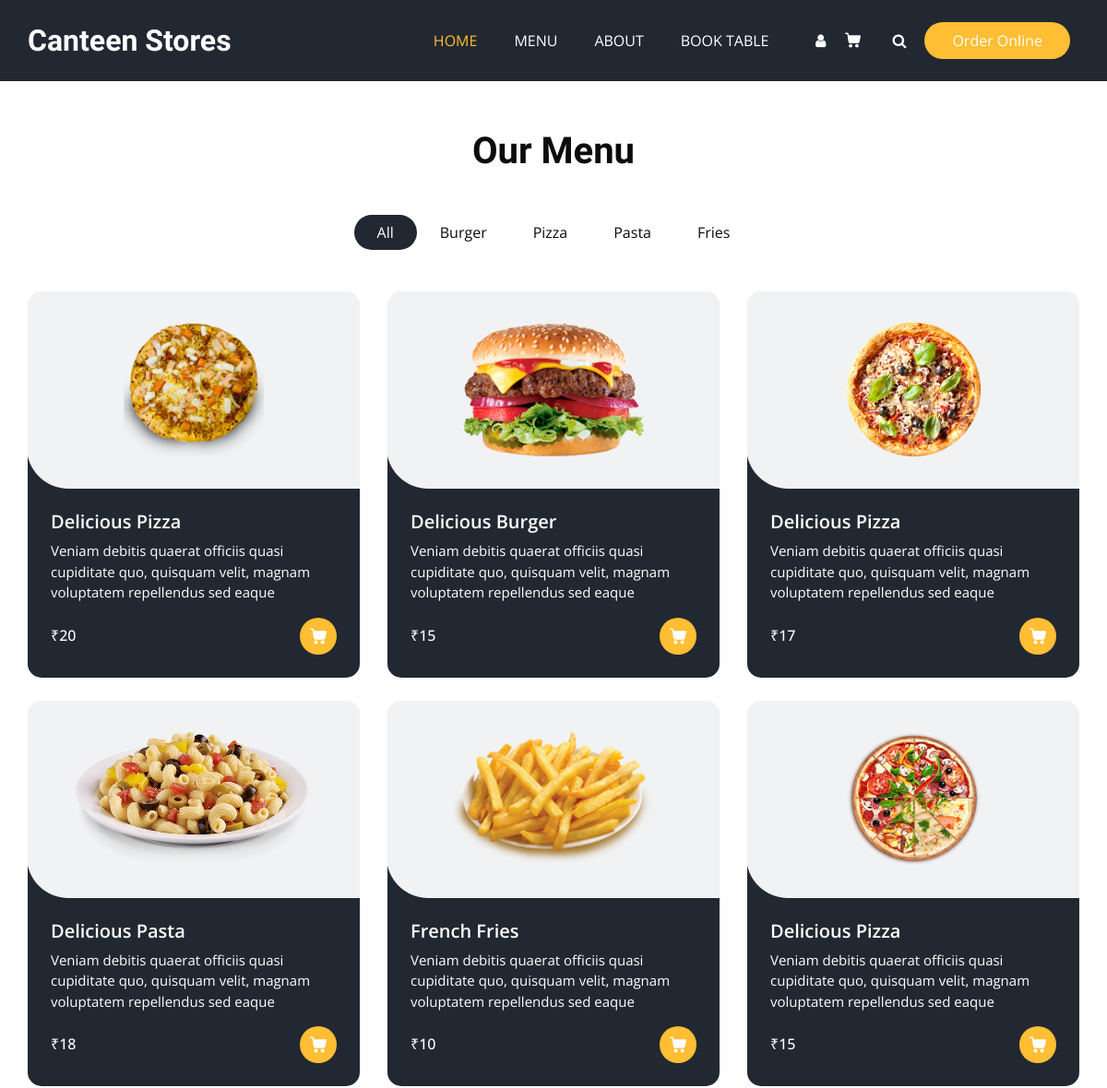
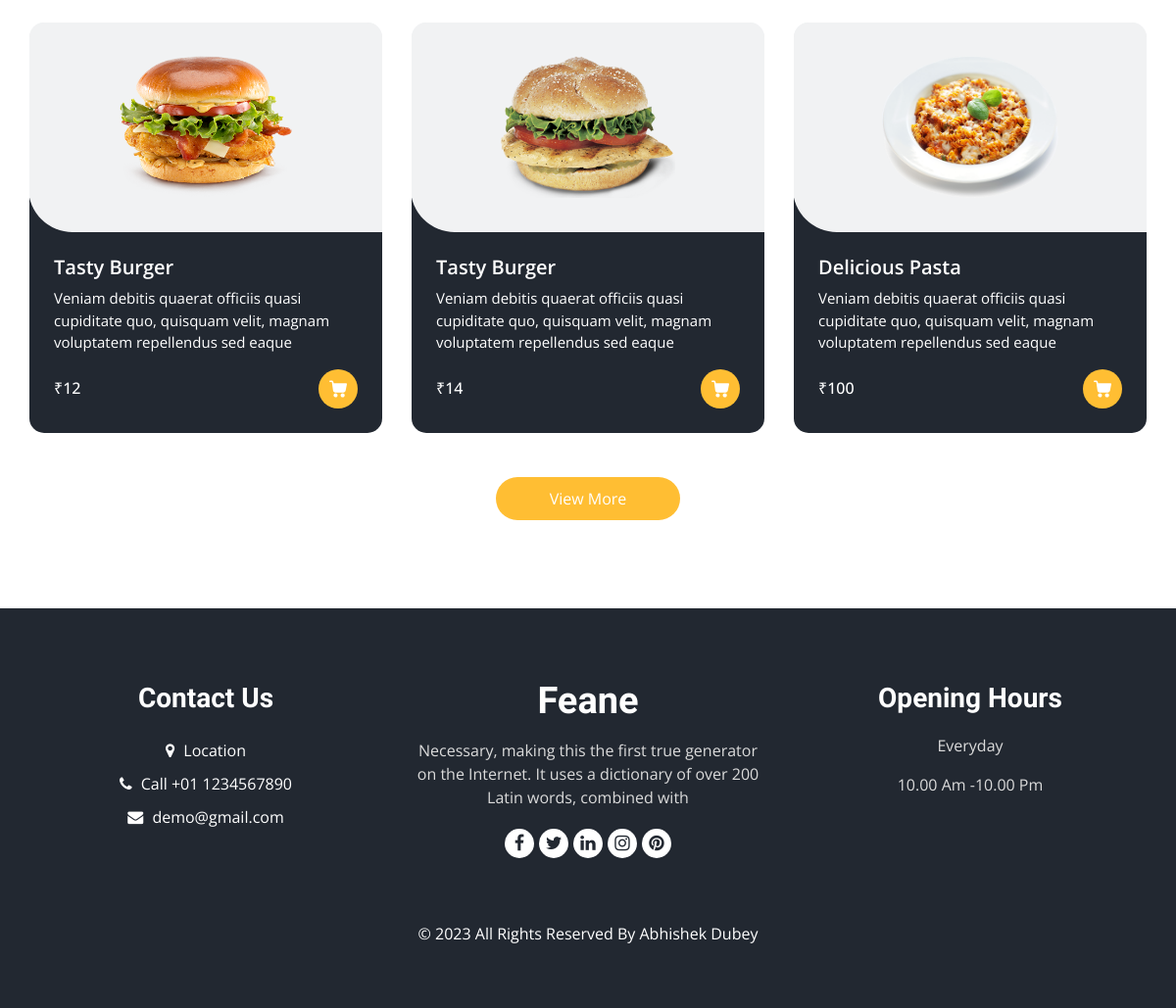
The app's page /menu/ with its own data (2 pictures, top to bottom).
### Home_App/models.py (models this page shows, shortened)
class Items(models.Model):
    Title = models.CharField(max_length=55)
    Type = models.CharField(max_length=10, default='')
    Decription = models.TextField(max_length=250)
    Price = models.IntegerField()
    Quantity = models.IntegerField(default=0)
    Image = models.FileField(upload_to='items_image/', max_length=250, null=True, default=None)

### Home_App/views.py (the view, shortened to what this page needs)
# urls.py: path('menu/', hv.menu, name='menu'),
def menu(request):
    global order_item
    data = {
        'title' : 'Canteen Menu',
        'active_user' : Active_User
    }
    query_data = Items.objects.all()
    return render(request, 'menu.html', {'data': data, 'query_data': query_data})

### Template/menu.html (shortened to what this page needs)
{% extends 'main.html' %}
{% load static %}
{% block main %}
<section class="food_section layout_padding-bottom">
  <div class="container">
    <div class="heading_container heading_center">
      <h2>
        Our Menu
      </h2>
    </div>
    <ul class="filters_menu">
      <li class="active" data-filter="*">All</li>
      <li data-filter=".burger">Burger</li>
      <li data-filter=".pizza">Pizza</li>
      <li data-filter=".pasta">Pasta</li>
      <li data-filter=".fries">Fries</li>
    </ul>
    <div class="filters-content">
      <div class="row grid">
        {% for item in query_data %}
        <div class="col-sm-6 col-lg-4 all {{ item.Type }}">
          <div class="box">
            <div>
              <div class="img-box">
                <img src="/media/{{ item.Image }}" alt="">
              </div>
              <div class="detail-box">
                <h5>
                  {{ item.Title }}
                </h5>
                <p>
                  {{ item.Decription }}
                </p>
                <div class="options">
                  <h6>
                    ₹{{ item.Price }}
                  </h6>
                  <form action="{% url 'menu' %}" method="POST">
                    {% if data.active_user %}
                    <button name="show_svg" value="{{ item.id }}">
                      {% else %}
                      <button name="show_svg" value="not_active">
                        {% endif %}
                      </button>
                  </form>
                </div>
              </div>
            </div>
          </div>
        </div>
        {% endfor %}
      </div>
    </div>
    <div class="btn-box">
      <a href="">
        View More
      </a>
    </div>
  </div>
</section>
{% endblock main %}

### Static/css/style.css (style rules this page uses)
body { font-family: "Open Sans", sans-serif; color: #0c0c0c; background-color: #ffffff; overflow-x: hidden; }
.layout_padding-bottom { padding-bottom: 90px; }
h1, h2 { font-family: 'Dancing Script', cursive; }
.heading_container { display: -webkit-box; display: -ms-flexbox; display: flex; -webkit-box-orient: vertical; -webkit-box-direction: normal; -ms-flex-direction: column; flex-direction: column; -webkit-box-align: start; -ms-flex-align: start; align-items: flex-start; }
.heading_container h2 { position: relative; margin-bottom: 0; font-size: 2.5rem; font-weight: bold; }
.heading_container.heading_center { -webkit-box-align: center; -ms-flex-align: center; align-items: center; text-align: center; }
a, a:hover, a:focus { text-decoration: none; }
section.food_section.layout_padding-bottom { margin-top: 52px; }
.food_section .filters_menu { padding: 0; display: -webkit-box; display: -ms-flexbox; display: flex; -ms-flex-wrap: wrap; flex-wrap: wrap; -webkit-box-pack: center; -ms-flex-pack: center; justify-content: center; list-style-type: none; margin: 45px 0 20px 0; }
.food_section .filters_menu li { padding: 7px 25px; cursor: pointer; border-radius: 25px; }
.food_section .filters_menu li.active { background-color: #222831; color: #ffffff; }
.food_section .box { position: relative; margin-top: 25px; background-color: #ffffff; border-radius: 10px; color: #ffffff; border-radius: 15px; overflow: hidden; background: linear-gradient(to bottom, #f1f2f3 25px, #222831 25px); }
.food_section .box .img-box { background: #f1f2f3; display: -webkit-box; display: -ms-flexbox; display: flex; -webkit-box-pack: center; -ms-flex-pack: center; justify-content: center; -webkit-box-align: center; -ms-flex-align: center; align-items: center; height: 215px; border-radius: 0 0 0 45px; margin: -1px; padding: 25px; }
.food_section .box .img-box img { max-width: 100%; max-height: 145px; -webkit-transition: all .2s; transition: all .2s; }
.food_section .box .detail-box { padding: 25px; }
.food_section .box .detail-box h5 { font-weight: 600; }
.food_section .box .detail-box p { font-size: 15px; }
.food_section .box .detail-box h6 { margin-top: 10px; }
.food_section .box .options { display: -webkit-box; display: -ms-flexbox; display: flex; -webkit-box-pack: justify; -ms-flex-pack: justify; justify-content: space-between; }
.food_section .box .options button { border: none; cursor: pointer; width: 40px; height: 40px; border-radius: 100%; background: #ffbe33; display: -webkit-box; display: -ms-flexbox; display: flex; -webkit-box-pack: center; -ms-flex-pack: center; justify-content: center; -webkit-box-align: center; -ms-flex-align: center; align-items: center; }
.food_section .box .options button svg { width: 18px; height: auto; fill: #ffffff; }
.food_section .btn-box { display: -webkit-box; display: -ms-flexbox; display: flex; -webkit-box-pack: center; -ms-flex-pack: center; justify-content: center; margin-top: 45px; }
.food_section .btn-box a { display: inline-block; padding: 10px 55px; background-color: #ffbe33; color: #ffffff; border-radius: 45px; -webkit-transition: all 0.3s; transition: all 0.3s; border: none; }

### Static/css/user_dashboard.css (style rules this page uses)
* { margin: 0; padding: 0; box-sizing: border-box; font-family: 'Poppins' sans-serif; }
.navigation ul li a, button { position: relative; display: block; width: 100%; display: flex; text-decoration: none; color: white; }

### Static/css/responsive.css (style rules this page uses)
@media (min-width: 1200px) { .container { max-width: 1170px; } }

### records on screen
Items: Image (picture), Title "Delicious Pizza", Decription "Veniam debitis quaerat officiis quasi cupiditate quo, quisquam velit, magnam voluptatem repellendus sed eaque", Price "20"
Items: Image (picture), Title "Delicious Burger", Decription "Veniam debitis quaerat officiis quasi cupiditate quo, quisquam velit, magnam voluptatem repellendus sed eaque", Price "15"
Items: Image (picture), Title "Delicious Pizza", Decription "Veniam debitis quaerat officiis quasi cupiditate quo, quisquam velit, magnam voluptatem repellendus sed eaque", Price "17"
Items: Image (picture), Title "Delicious Pasta", Decription "Veniam debitis quaerat officiis quasi cupiditate quo, quisquam velit, magnam voluptatem repellendus sed eaque", Price "18"
Items: Image (picture), Title "French Fries", Decription "Veniam debitis quaerat officiis quasi cupiditate quo, quisquam velit, magnam voluptatem repellendus sed eaque", Price "10"
Items: Image (picture), Title "Delicious Pizza", Decription "Veniam debitis quaerat officiis quasi cupiditate quo, quisquam velit, magnam voluptatem repellendus sed eaque", Price "15"
Items: Image (picture), Title "Tasty Burger", Decription "Veniam debitis quaerat officiis quasi cupiditate quo, quisquam velit, magnam voluptatem repellendus sed eaque", Price "12"
Items: Image (picture), Title "Tasty Burger", Decription "Veniam debitis quaerat officiis quasi cupiditate quo, quisquam velit, magnam voluptatem repellendus sed eaque", Price "14"
Items: Image (picture), Title "Delicious Pasta", Decription "Veniam debitis quaerat officiis quasi cupiditate quo, quisquam velit, magnam voluptatem repellendus sed eaque", Price "100"
